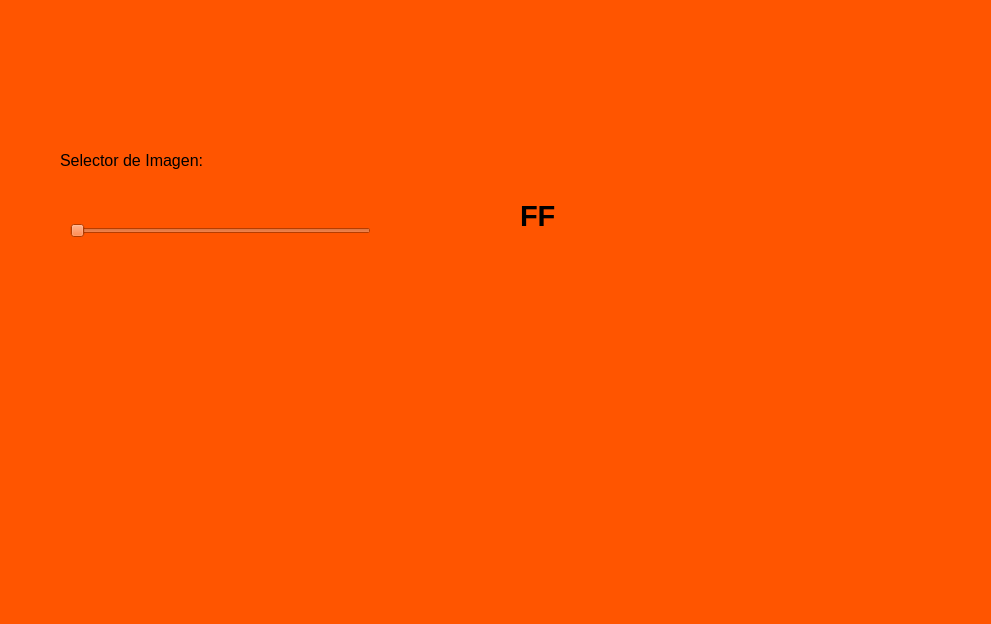
<?xml version="1.0" encoding="UTF-8"?>
<ui version="4.0">
 <class>MainWindow</class>
 <widget class="QMainWindow" name="MainWindow">
  <property name="geometry">
   <rect>
    <x>0</x>
    <y>0</y>
    <width>991</width>
    <height>624</height>
   </rect>
  </property>
  <property name="windowTitle">
   <string>MainWindow</string>
  </property>
  <property name="styleSheet">
   <string notr="true">background-color: rgb(255, 85, 0);</string>
  </property>
  <widget class="QWidget" name="centralwidget">
   <widget class="QLabel" name="label_10">
    <property name="geometry">
     <rect>
      <x>770</x>
      <y>460</y>
      <width>181</width>
      <height>101</height>
     </rect>
    </property>
    <property name="text">
     <string/>
    </property>
    <property name="pixmap">
     <pixmap resource="Recursos.qrc">:/AutosF1/redbull.png</pixmap>
    </property>
    <property name="scaledContents">
     <bool>true</bool>
    </property>
   </widget>
   <widget class="QLabel" name="label">
    <property name="geometry">
     <rect>
      <x>60</x>
      <y>140</y>
      <width>241</width>
      <height>41</height>
     </rect>
    </property>
    <property name="font">
     <font>
      <pointsize>12</pointsize>
     </font>
    </property>
    <property name="text">
     <string>Selector de Imagen:</string>
    </property>
   </widget>
   <widget class="QLabel" name="txt_valorA">
    <property name="geometry">
     <rect>
      <x>520</x>
      <y>180</y>
      <width>421</width>
      <height>71</height>
     </rect>
    </property>
    <property name="font">
     <font>
      <pointsize>22</pointsize>
      <weight>75</weight>
      <bold>true</bold>
     </font>
    </property>
    <property name="text">
     <string>FF</string>
    </property>
    <property name="alignment">
     <set>Qt::AlignLeading|Qt::AlignLeft|Qt::AlignVCenter</set>
    </property>
   </widget>
   <widget class="QSlider" name="slider_img">
    <property name="geometry">
     <rect>
      <x>70</x>
      <y>220</y>
      <width>301</width>
      <height>22</height>
     </rect>
    </property>
    <property name="orientation">
     <enum>Qt::Horizontal</enum>
    </property>
   </widget>
   <widget class="QLabel" name="label_11">
    <property name="geometry">
     <rect>
      <x>30</x>
      <y>-20</y>
      <width>931</width>
      <height>161</height>
     </rect>
    </property>
    <property name="text">
     <string/>
    </property>
    <property name="pixmap">
     <pixmap resource="Recursos.qrc">:/AutosF1/mercedes.jpg</pixmap>
    </property>
    <property name="scaledContents">
     <bool>true</bool>
    </property>
   </widget>
   <widget class="QLabel" name="img">
    <property name="geometry">
     <rect>
      <x>100</x>
      <y>300</y>
      <width>351</width>
      <height>201</height>
     </rect>
    </property>
    <property name="text">
     <string/>
    </property>
    <property name="pixmap">
     <pixmap resource="Recursos.qrc">:/AutosF1/redbull.png</pixmap>
    </property>
    <property name="scaledContents">
     <bool>true</bool>
    </property>
   </widget>
  </widget>
  <widget class="QMenuBar" name="menubar">
   <property name="geometry">
    <rect>
     <x>0</x>
     <y>0</y>
     <width>991</width>
     <height>26</height>
    </rect>
   </property>
  </widget>
  <widget class="QStatusBar" name="statusbar"/>
 </widget>
 <resources>
  <include location="Recursos.qrc"/>
 </resources>
 <connections/>
</ui>
